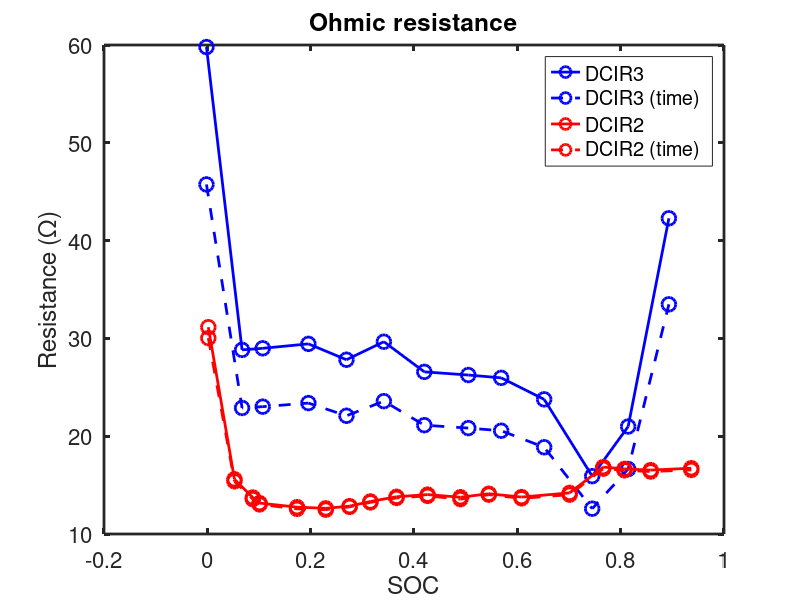
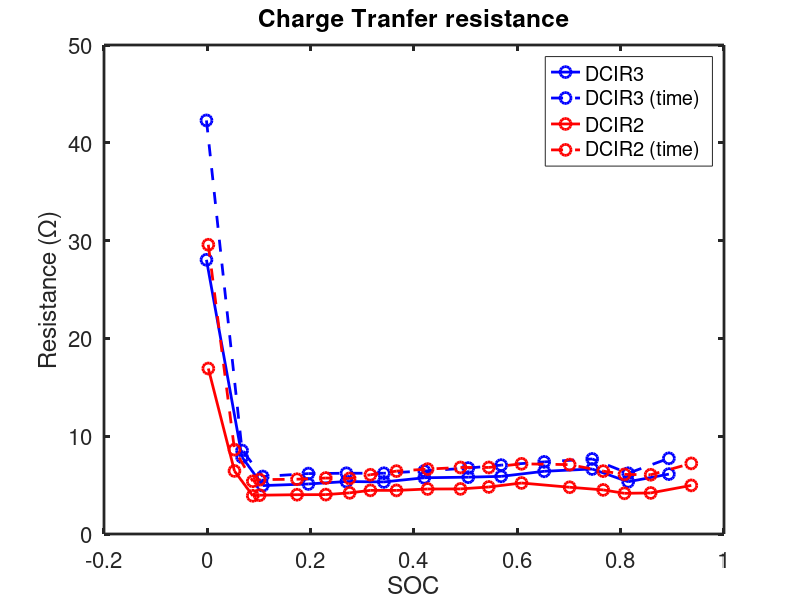
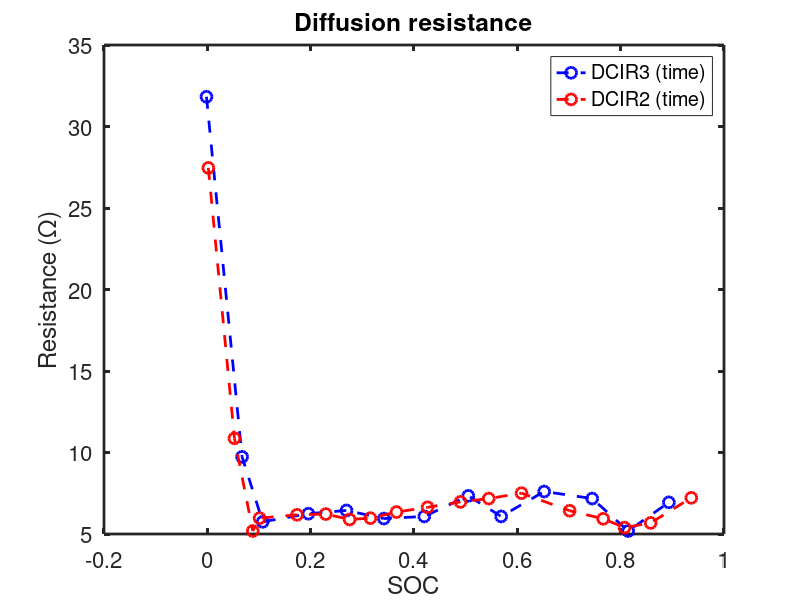

Write the MATLAB code that produced these figures, in order.
load('SOC2_inv.mat');

load('SOC3_inv.mat');

load('optimized2.mat');

load('optimized3.mat');

load('Resistance2_time.mat');

load('Resistance3_time.mat');

% SOC_inv vs optimized resistance , time resistance  
for i = 1:length(optimized_params2)
    DCIR2_R1(i) = optimized_params2(i).R1; % R1 = 100ms (Ohmic 최적화 +resistance)
    DCIR2_R2(i) = optimized_params2(i).R2; % R2 = R10s - R001s (CT resistance) ( 저항 누적값 아님) 
    DCIR2t_R1(i) = Resistance2_time.Ohm2_time(i); % DCIR2time ohmic 
    DCIR2t_R2(i) = Resistance2_time.CT2_time(i); % DCIR2 CT time resistance 
    DCIR2t_dift(i) = Resistance2_time.Dif2_time(i); % Dif = R10s - R001s 
end

for i = 1: length(optimized_params3)
    DCIR3_R1(i) = optimized_params3(i).R1;
    DCIR3_R2(i) = optimized_params3(i).R2;
    DCIR3t_R1(i) = Resistance3_time.Ohm3_time(i); % DCIR3 time ohmic 
    DCIR3t_R2(i) = Resistance3_time.CT3_time(i); % DCIR3 CT time resistance 
    DCIR3t_dift(i) = Resistance3_time.Dif3_time(i); % DCIR3 Dif time resistance
end

% Ohmic resistance (SOC_inv vs optimized , time resistance)

figure('Position', [0 0 800 600]);

lw = 2;  % Desired line width
msz = 10;  % Marker size

plot(SOC_inv3, DCIR3_R1, 'b-o', 'MarkerSize', msz, 'LineWidth', lw); % 최적화 ohmic resistance
hold on;
plot(SOC_inv3, DCIR3t_R1, 'b--o', 'MarkerSize', msz, 'LineWidth', lw); % time ohmic resistance
plot(SOC_inv2, DCIR2_R1, 'r-o', 'MarkerSize', msz, 'LineWidth', lw); % 최적화 ohmic resistance
plot(SOC_inv2, DCIR2t_R1, 'r--o','MarkerSize', msz, 'LineWidth', lw) % time ohmic resistance

title('Ohmic resistance')
xlabel('SOC');
ylabel('Resistance (\Omega)');
legend('DCIR3', 'DCIR3 (time) ', 'DCIR2', 'DCIR2 (time)');
set(gca, 'FontSize', 16, 'LineWidth', 2);

% Charge Transfer resistance (SOC_inv vs optimized , time resistance)

figure('Position',[0 0 800 600]);

lw = 2;
msz = 8;

plot(SOC_inv3, DCIR3_R2, 'b-o', 'MarkerSize', msz, 'LineWidth', lw);
hold on;
plot(SOC_inv3, DCIR3t_R2, 'b--o', 'MarkerSize', msz, 'LineWidth', lw);
plot(SOC_inv2, DCIR2_R2, 'r-o', 'MarkerSize', msz, 'LineWidth', lw);
plot(SOC_inv2, DCIR2t_R2, 'r--o', 'MarkerSize', msz, 'LineWidth', lw);

title('Charge Tranfer resistance')
xlabel('SOC');
ylabel('Resistance (\Omega)');
legend('DCIR3', 'DCIR3 (time) ', 'DCIR2', 'DCIR2 (time)');
set(gca, 'FontSize', 16, 'LineWidth', 2);

% Diffusion resistance (SOC_inv vs time resistance)

figure('Position',[0 0 800 600]);

lw = 2;
msz = 8;


plot(SOC_inv3, DCIR3t_dift, 'b--o', 'MarkerSize', msz, 'LineWidth', lw);
hold on;
plot(SOC_inv2, DCIR2t_dift, 'r--o', 'MarkerSize', msz, 'LineWidth', lw);

title('Diffusion resistance')
xlabel('SOC');
ylabel('Resistance (\Omega)');
legend('DCIR3 (time)', 'DCIR2 (time)');
set(gca, 'FontSize', 16, 'LineWidth', 2);


